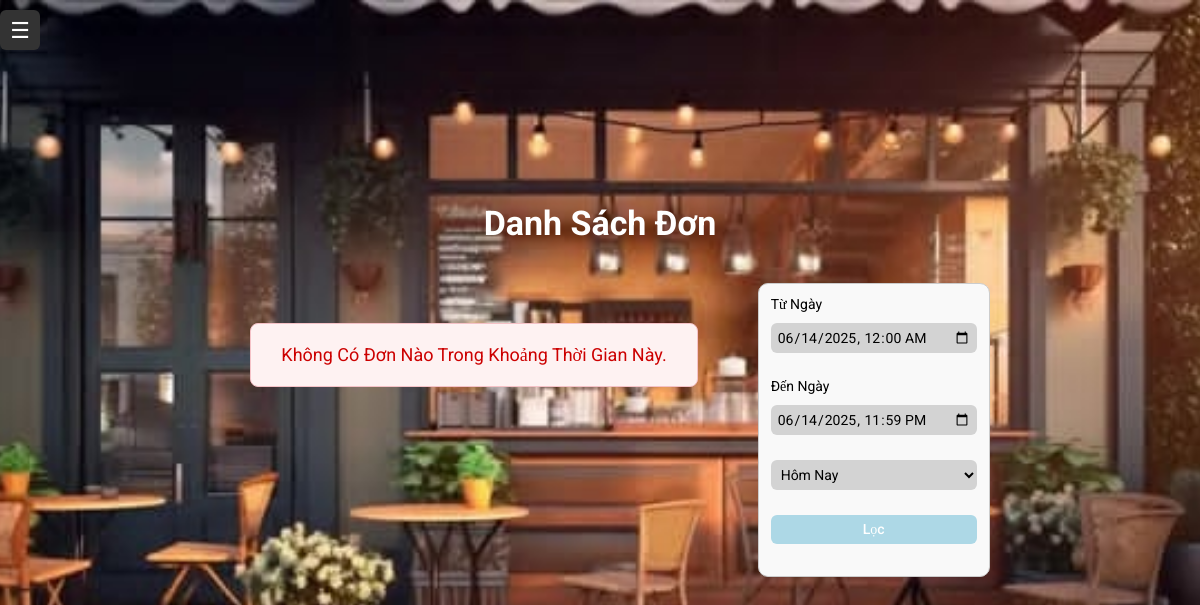
Page /order_logs.php (signed in) on the earlier database version.
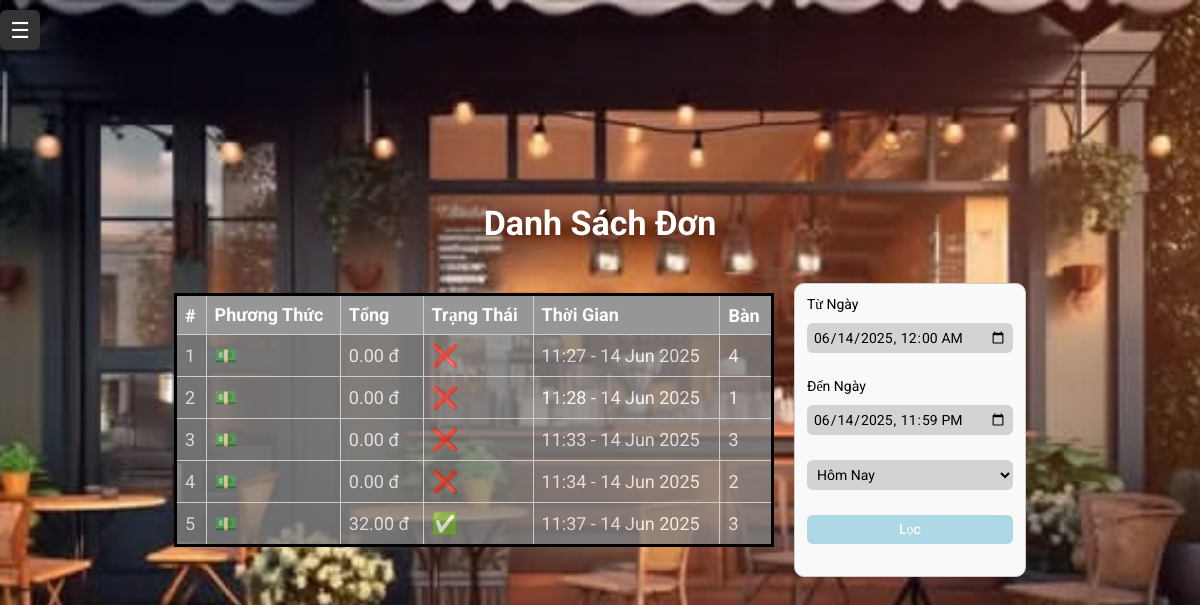
Same page on the later database version.
### tables this page shows
CREATE TABLE `orders` (
  `id` int(11) NOT NULL,
  `table_id` int(11) NOT NULL,
  `status` enum('pending','served','paid','deleted') NOT NULL DEFAULT 'pending',
  `paid_amount` decimal(10,0) NOT NULL,
  `created_at` datetime NOT NULL DEFAULT current_timestamp(),
  `method` enum('cash','qr') NOT NULL DEFAULT 'cash',
  `created_by` int(10) UNSIGNED DEFAULT NULL,
  `charged_at` datetime NOT NULL DEFAULT current_timestamp(),
  `deleted` tinyint(1) NOT NULL
);

### order_logs.php (the view, shortened to what this page needs)
<?php
require_once 'config.php';
function toLocalInput(string $dt): string {
    return str_replace(' ', 'T', substr($dt, 0, 16));
}
$now = new DateTimeImmutable();
$raw_start = $_GET['start_dt'] ?? '';
$raw_end = $_GET['end_dt'] ?? '';
$preset = $_GET['preset'] ?? '';
if (!$raw_start || !$raw_end) {
    $startObj = $now->setTime(0, 0, 0);
    $endObj = $now->setTime(23, 59, 59);
    $preset = 'today';
} else {
    $startObj = DateTimeImmutable::createFromFormat('Y-m-d\TH:i', $raw_start) ?: $now->setTime(0, 0, 0);
    $endObj = DateTimeImmutable::createFromFormat('Y-m-d\TH:i', $raw_end) ?: $now->setTime(23, 59, 59);
}
$start_sql = $startObj->format('Y-m-d H:i:s');
$end_sql = $endObj->format('Y-m-d H:i:s');
$stmt = $connection->prepare("
  SELECT
    o.id,
    o.created_at,
    o.status,
    o.paid_amount,
    o.method,
    CASE WHEN t.deleted = 1 THEN '*deleted*' ELSE t.table_name END AS table_name
  FROM orders o
  JOIN tables t ON o.table_id = t.id
  WHERE o.created_at BETWEEN ? AND ?
  AND o.deleted = 0
  ORDER BY o.created_at ASC
");
$stmt->bind_param("ss", $start_sql, $end_sql);
$stmt->execute();
$orders = $stmt->get_result()->fetch_all(MYSQLI_ASSOC);
?>
<!DOCTYPE html>
<html lang="en">
<head>
  <link rel="stylesheet" href="style.css">
</head>
<body>
    <?php include 'sidebar.php'; ?>
    <div class="main-content">
    <h2 style="text-align:center;">Danh Sách Đơn</h2>
    <div class="page-layout">
      <div class="order-list-container">
        <?php if (empty($orders)): ?>
          <div class="scroll-box">
            <div style="height: 100%; display: flex; align-items: center; justify-content: center; padding: 40px;">
              <div style="background: #fef2f2; color: #c00; padding: 20px 30px; border-radius: 8px; border: 1px solid #f5c2c7;">
                Không Có Đơn Nào Trong Khoảng Thời Gian Này.
              </div>
            </div>
          </div>
        <?php else: ?>
          <div class="scroll-box">
            <table class="report-table">
              <thead>
                <tr>
                  <th>#</th>
                  <th>Phương Thức</th>
                  <th>Tổng</th>
                  <th>Trạng Thái</th>
                  <th>Thời Gian</th>
                  <th>Bàn</th>
                </tr>
              </thead>
              <tbody>
                <?php
                $orderNo = 1;
                foreach ($orders as $order):
                  $methodIcon = ($order['method'] === 'qr') ? '📱' : '💵';
                  $statusIcon = ($order['status'] === 'paid')
                                ? '✅'
                                : (($order['status'] === 'pending') ? '⌛' : '❌');
                  $timeStr = date("H:i - d M Y", strtotime($order['created_at']));
                ?>
                <tr onclick="window.location='order_view.php?order_id=<?= $order['id'] ?>'">
                  <td><?= $orderNo++ ?></td>
                  <td><?= $methodIcon ?></td>
                  <td><?= number_format($order['paid_amount'], 2) ?> đ</td>
                  <td class="status-icon"><?= $statusIcon ?></td>
                  <td><?= $timeStr ?></td>
                  <td><?= htmlspecialchars($order['table_name']) ?></td>
                </tr>
                <?php endforeach; ?>
              </tbody>
            </table>
          </div>
        <?php endif; ?>
      </div>
      <div class="filter-sidebar">
        <form id="filterForm" method="GET" class="filters">
          <label style="color: black;" for="start_dt">Từ Ngày</label>
          <input type="datetime-local" id="start_dt" name="start_dt" value="<?= toLocalInput($start_sql) ?>">
          <label style="color: black;" for="end_dt">Đến Ngày</label>
          <input type="datetime-local" id="end_dt" name="end_dt" value="<?= toLocalInput($end_sql) ?>">
          <select id="preset" onchange="applyPreset(event)">
            <option value="today" <?= $preset==='today' ? 'selected':''?>>Hôm Nay</option>
          </select>
          <button type="submit">Lọc</button>
        </form>
      </div>
    </div>
  </div>
</body>
</html>

### sidebar.php (shortened to what this page needs)
<div id="sidebar" class="sidebar">
    <button class="toggle-btn" onclick="toggleSidebar()">☰</button>
</div>

### style.css (style rules this page uses)
* { margin: 0; padding: 0; box-sizing: border-box; font-family: "Roboto", serif; }
body { display: flex; justify-content: center; align-items: center; min-height: 100vh; background: #FBDB93; font-size: 18px; color: white; background-image: url("uploads/admin-page.jpg"); background-color: transparent; background-attachment: fixed; background-repeat: no-repeat; background-position: center; background-size: cover; }
h2 { font-size: 34px; text-align: center; margin-bottom: 20px; }
input, select { width: 100%; padding: 12px; background-color: lightgray; border-radius: 6px; border: None; outline: None; font-size: 16px; color: black; margin-bottom: 15px; }
button { width: 100%; padding: 12px; background: lightblue; border-radius: 6px; border: None; outline: None; font-size: 16px; color: white; margin-bottom: 20px; font-weight: 500; cursor: pointer; transition: 0.8s; }
.sidebar { position: fixed; top: 10px; left: -250px; width: 250px; height: 100%; background-color: #333; color: white; transition: left 0.3s ease; padding-top: 20px; z-index: 1001; }
.sidebar .toggle-btn { position: absolute; top: 0; left: 100%; width: 40px; height: 40px; background-color: #333; color: white; border: none; cursor: pointer; display: flex; align-items: center; justify-content: flex-end; padding-right: 10px; font-size: 22px; z-index: 1001; transition: left 0.3s ease; }
.report-table { width: 100%; border-collapse: collapse; margin: 20px 0; font-family: sans-serif; }
.report-table th, .report-table td { border: 1px solid #ccc; padding: 8px 12px; text-align: left; }
.report-table thead { background-color: #f0f0f0; }

### order_logs.php (style rules this page uses)
body { margin: 0; font-family: Roboto, sans-serif; background-image: url("uploads/admin-page.jpg"); background-color: transparent; background-attachment: fixed; background-repeat: no-repeat; background-position: center; background-size: cover; }
.page-layout { display: flex; gap: 20px; padding: 20px; }
.order-list-container { flex: 3; }
.filter-sidebar { flex: 1; max-width: 240px; }
.filters { display: flex; flex-direction: column; gap: 10px; background: #f9f9f9; padding: 12px; border: 1px solid #ccc; border-radius: 10px; max-height: 500px; overflow-y: auto; }
.filters label { font-size: 14px; }
.filters input, .filters select, .filters button { padding: 6px; font-size: 14px; }
.report-table { width: 100%; border-collapse: collapse; border: 3px solid black; margin-top: 10px; min-width: 600px; }
.report-table th, .report-table td { border: 1px solid #ccc; padding: 8px; background-color: gray; opacity: 0.8; text-align: left; }
.scroll-box { max-height: 520px; overflow-y: auto; border-radius: 8px; }
.status-icon { font-size: 1.2em; }

Differences in the rows shown:
added orders: method "💵", paid_amount "0.00", status "❌", created_at "11:27 - 14 Jun 2025", table_name "4"
added orders: method "💵", paid_amount "0.00", status "❌", created_at "11:28 - 14 Jun 2025", table_name "1"
added orders: method "💵", paid_amount "0.00", status "❌", created_at "11:33 - 14 Jun 2025", table_name "3"
added orders: method "💵", paid_amount "0.00", status "❌", created_at "11:34 - 14 Jun 2025", table_name "2"
added orders: method "💵", paid_amount "32.00", status "✅", created_at "11:37 - 14 Jun 2025", table_name "3"
Other differences:
text no longer shown: "Không Có Đơn Nào Trong Khoảng Thời Gian Này."
text now shown: "# Phương Thức Tổng Trạng Thái Thời Gian Bàn"
